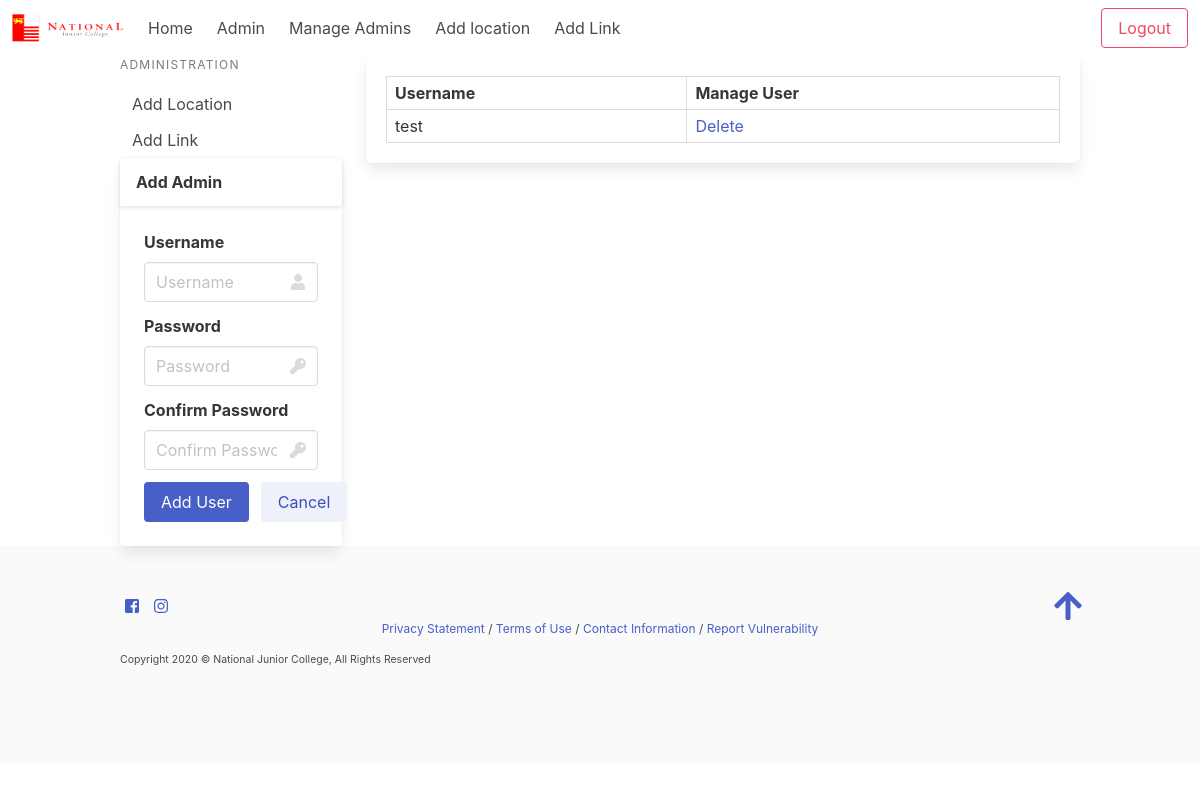
Page /manage_admin (signed in) on the earlier database version.
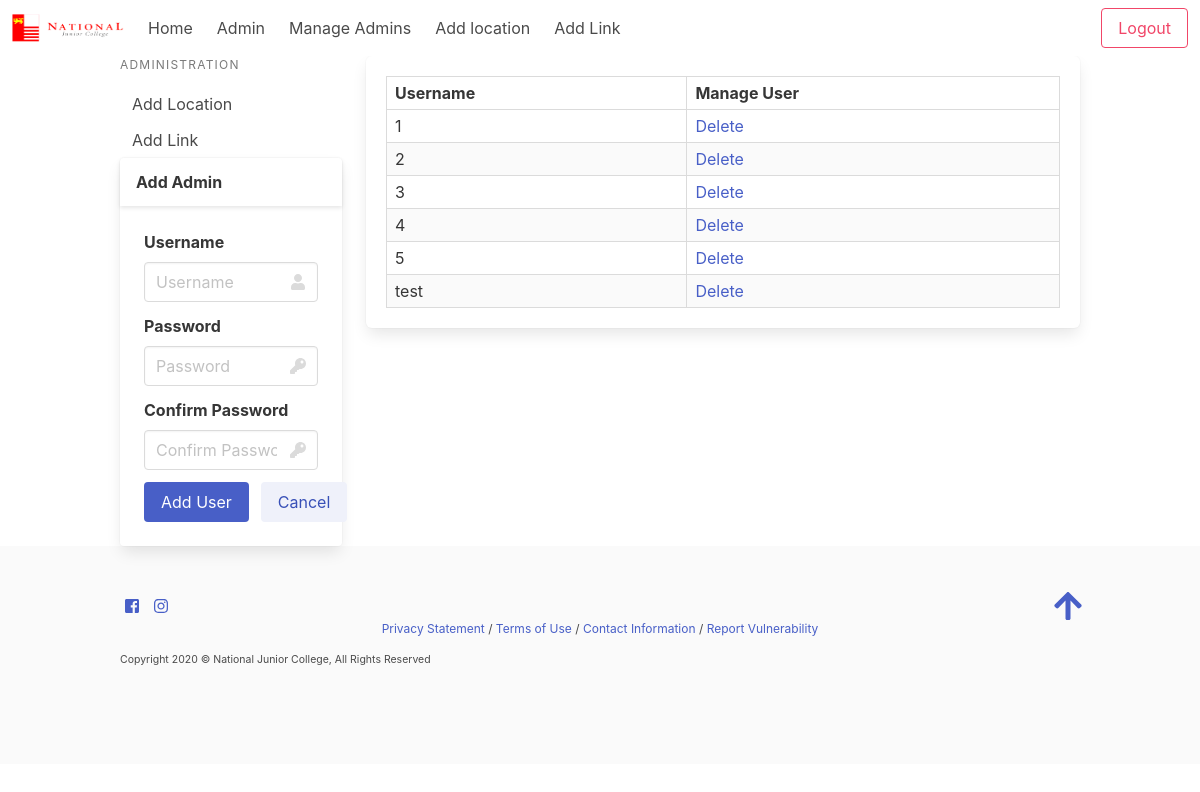
Same page on the later database version.
### tables this page shows
CREATE TABLE "admin" (
	"id"	TEXT NOT NULL,
	"password"	TEXT NOT NULL,
	PRIMARY KEY("id")
);

### app.py (the view)
@app.route('/manage_admin')
@login_required
def manage_admin():
    rows = get_admin()
    return render_template('manage_admin.html', users=rows)

### app.py (called while the page is built)
def open_DB():
    connection = sqlite3.connect(db_path)
    connection.row_factory = sqlite3.Row
    return connection

def login_required(func):
    @wraps(func)
    def decorated_view(*args, **kwargs):
        if not 'logged_in' in session:
            return redirect(url_for('login'))
        return func(*args, **kwargs)
    return decorated_view

def get_admin():
    con = open_DB()
    cur = con.execute('SELECT id FROM admin')
    rows = cur.fetchall()
    con.close()
    return rows

### templates/manage_admin.html (shortened to what this page needs)
{% extends "base.html" %}
{% block content %}
<div class="columns">
    <div class="column is-3 ">
        {% include 'admin_sidebar.html' %}
        <aside>
            <div class="card">
                <header class="card-header">
                    <p class="card-header-title">
                        Add Admin
                    </p>
                </header>
                <div class="card-content">
                    <form action="{{ url_for('add_admin') }}" method="post" enctype="multipart/form-place">
                        <div class="field">
                            <label class="label">Username</label>
                            <div class="control has-icons-right">
                                <input class="input" type="text" name="userId" placeholder="Username" required>
                                <span class="icon is-small is-right">
                                </span>
                            </div>
                        </div>
                        <div class="field">
                            <label class="label">Password</label>
                            <div class="control has-icons-right">
                                <input class="input" type="password" name="password" placeholder="Password" required>
                                <span class="icon is-small is-right">
                                </span>
                            </div>
                        </div>
                        <div class="field">
                            <label class="label">Confirm Password</label>
                            <div class="control has-icons-right">
                                <input class="input" type="password" name="password_confirm"
                                    placeholder="Confirm Password" required>
                                <span class="icon is-small is-right">
                                </span>
                            </div>
                        </div>
                        <div class="field is-grouped">
                            <div class="control">
                                <button class="button is-link" type="submit" name="submit" value="update">Add
                                    User</button>
                            </div>
                            <div class="control">
                                <button class="button is-link is-light" type="reset" value="Reset">Cancel</button>
                            </div>
                        </div>
                    </form>
                </div>
            </div>
        </aside>
    </div>
    <div class="column is-9">
        <section class="box">
            <table class="table is-bordered is-striped is-narrow is-hoverable is-fullwidth">
                <thead>
                    <tr>
                        <th>Username</th>
                        <th>Manage User</th>
                    </tr>
                </thead>
                {% for user in users %}
                <tr>
                    <td>{{ user['id'] }}</td>
                    <td><a href="{{url_for('manage_admin')}}/delete/{{ user['id'] }}">Delete</a></td>
                </tr>
                {% endfor %}
            </table>
        </section>
    </div>
</div>
{% endblock %}

### templates/base.html (shortened to what this page needs)
<!DOCTYPE html>
<html>
<head>
    <link rel="stylesheet" href="https://cdn.jsdelivr.net/npm/bulma@0.9.0/css/bulma.min.css">
</head>
<body>
    {% block body %}
    {% block navbar %}
    <nav class="navbar" role="navigation" aria-label="main navigation">
        <div class="navbar-brand">
            <a class="navbar-item" href="/">
                <img src="/static/images/njc_logo.png" width="112" height="28">
            </a>
        </div>
        <div id="navMenu" class="navbar-menu">
            <div class="navbar-start">
                <a class="navbar-item" href="{{url_for('home')}}">
                    Home
                </a>
                {% if session['logged_in'] %}
                <a class="navbar-item" href="{{url_for('admin')}}">
                    Admin
                </a>
                <a class="navbar-item" href="{{url_for('manage_admin')}}">
                    Manage Admins
                </a>
                <a class="navbar-item" href="{{url_for('show_add_location_form')}}">
                    Add location
                </a>
                <a class="navbar-item" href="{{url_for('add_link')}}">
                    Add Link
                </a>
                {% endif %}
            </div>
            <div class="navbar-end">
                <div class="navbar-item">
                    {% if session['logged_in'] %}
                    <div class="buttons">
                        <a class="button is-outlined is-danger" href="{{url_for('logout')}}">
                            Logout
                        </a>
                    </div>
                    {% else %}
                    <div class="buttons">
                        <a class="button is-outlined is-primary" href="{{url_for('login')}}">
                            Admin Login
                        </a>
                    </div>
                    {% endif %}
                </div>
            </div>
        </div>
    </nav>
    {% endblock %}
    <div class="container content-wrapper">
        {% block content %}
        {% endblock %}
    </div>
    {% block footer %}
    <footer class="footer">
        <div class="content container">
            <div class="container">
                <a href="https://www.facebook.com/nationaljc/" class="icon">
                    <i class="fab fa-facebook-square"></i>
                </a>
                <a href="https://www.instagram.com/nationaljc/?hl=en" class="icon">
                    <i class="fab fa-instagram"></i>
                </a>
                <a href="#" class="icon is-pulled-right is-size-3"><i class="fas fa-arrow-up"></i></a>
            </div>
            <p class="is-size-7 has-text-centered">
                <a href="https://nationaljc.moe.edu.sg/terms-of-use/">Privacy
                    Statement</a> /
                <a href="https://nationaljc.moe.edu.sg/terms-of-use/">Terms of Use</a> /
                <a href="https://nationaljc.moe.edu.sg/Contact/">Contact Information</a> /
                <a href="http://tech.gov.sg/report_vulnerability">Report Vulnerability</a>
            </p>
            <p class="is-size-7">
                <small class="copyright">Copyright 2020 © National Junior College, All Rights Reserved</small>
            </p>
        </div>
    </footer>
    {% endblock %}
    {% endblock %}
</body>
</html>

### templates/admin_sidebar.html
<aside class="menu is-hidden-mobile">
    <p class="menu-label">
        Administration
    </p>
    <ul class="menu-list">
        <li><a href="{{url_for('show_add_location_form')}}">Add Location</a></li>
        <li><a href="{{url_for('add_link')}}">Add Link</a></li>
    </ul>
</aside>

Differences in the rows shown:
added admin: id "1"
added admin: id "2"
added admin: id "3"
added admin: id "4"
added admin: id "5"
